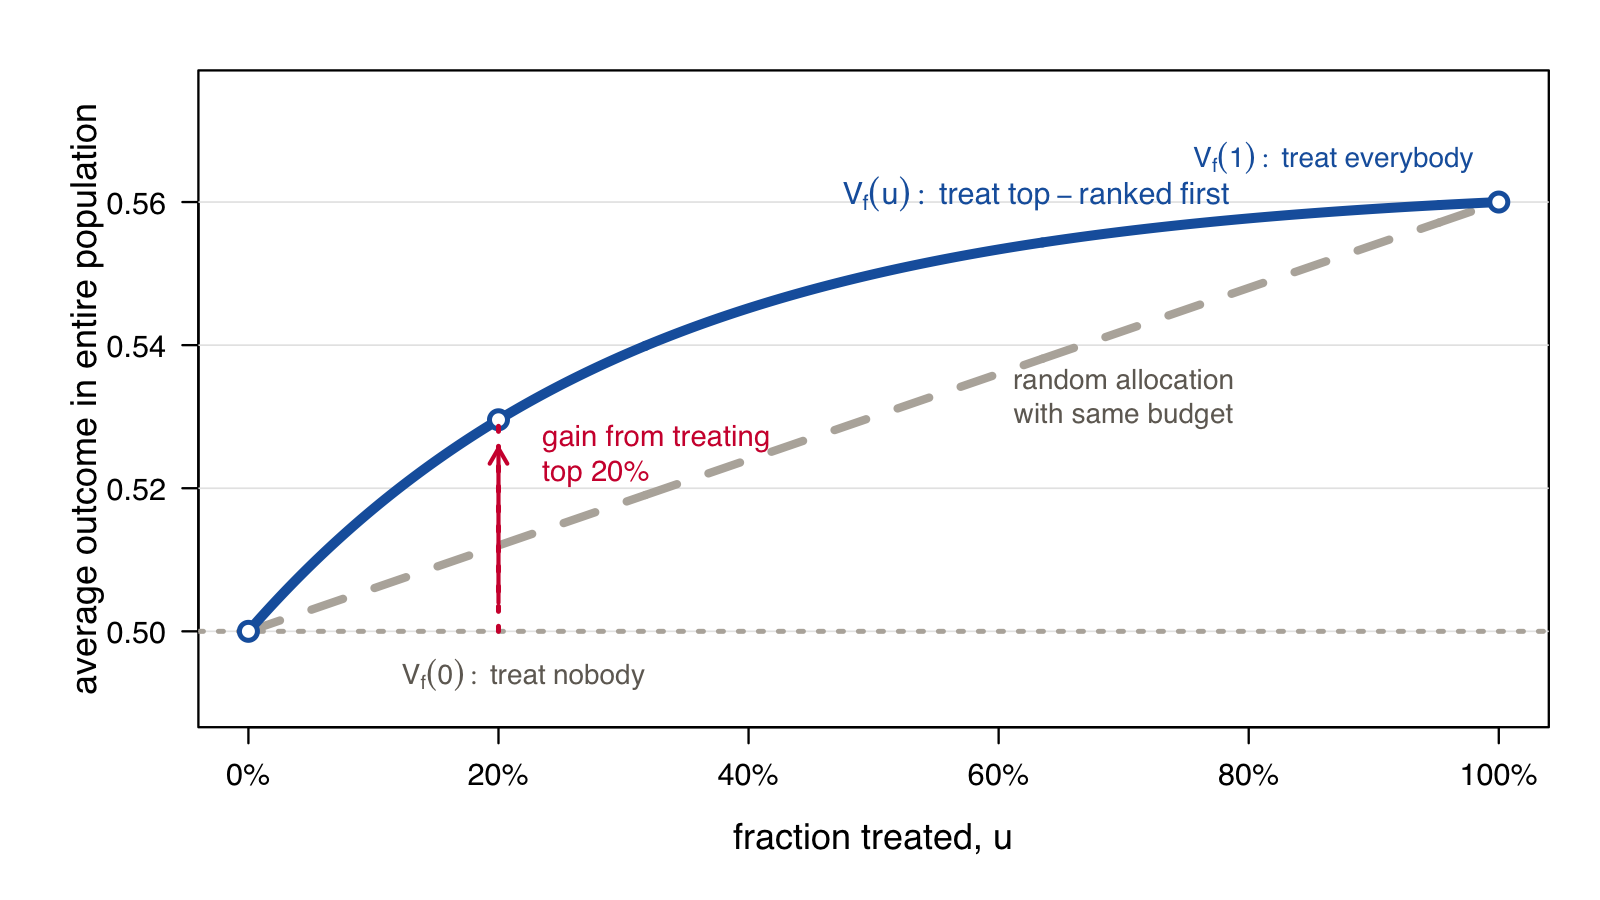

Generate this figure with R:
out <- "lectures/day41-prediction/figs/rate_policy_value_curve.png"

png(out, width = 1600, height = 900, res = 160)

par(
  mar = c(5.4, 6.2, 2.2, 1.6),
  bg = "white",
  family = "sans"
)

u <- seq(0, 1, length.out = 401)
base <- 0.50
ate <- 0.06

v_random <- base + ate * u
v_rank <- base + ate * (1 - exp(-3.2 * u)) / (1 - exp(-3.2))

plot(
  u,
  v_rank,
  type = "n",
  xlim = c(0, 1),
  ylim = c(0.49, 0.575),
  xlab = "fraction treated, u",
  ylab = "average outcome in entire population",
  axes = FALSE,
  cex.lab = 1.35
)

axis(
  1,
  at = seq(0, 1, 0.2),
  labels = paste0(seq(0, 100, 20), "%"),
  lwd = 1.4,
  cex.axis = 1.15
)
axis(
  2,
  at = seq(0.50, 0.57, 0.02),
  las = 1,
  lwd = 1.4,
  cex.axis = 1.15
)
box(lwd = 1.4)
grid(nx = NA, ny = NULL, col = "#E6E6E6", lty = 1)

abline(h = base, col = "#B7B1A9", lwd = 3, lty = 3)
lines(u, v_random, col = "#B7B1A9", lwd = 5, lty = 2)
lines(u, v_rank, col = "#1961AB", lwd = 6)

points(
  c(0, 0.2, 1),
  approx(u, v_rank, c(0, 0.2, 1))$y,
  pch = 21,
  bg = "white",
  col = "#1961AB",
  lwd = 3,
  cex = 1.5
)

segments(
  0.2,
  base,
  0.2,
  approx(u, v_rank, 0.2)$y,
  col = "#D0103A",
  lwd = 3,
  lty = 3
)
arrows(
  0.2,
  base + 0.004,
  0.2,
  approx(u, v_rank, 0.2)$y - 0.004,
  col = "#D0103A",
  lwd = 2.5,
  length = 0.11
)

text(
  0.235,
  0.525,
  "gain from treating\ntop 20%",
  col = "#D0103A",
  adj = c(0, 0.5),
  cex = 1.1
)
text(
  0.63,
  approx(u, v_rank, 0.63)$y + 0.007,
  expression(V[f](u):~treat~top-ranked~first),
  col = "#1961AB",
  cex = 1.15
)
text(
  0.70,
  approx(u, v_random, 0.70)$y - 0.009,
  "random allocation\nwith same budget",
  col = "#6F6A63",
  cex = 1.05
)
text(
  0.22,
  base - 0.006,
  expression(V[f](0):~treat~nobody),
  col = "#6F6A63",
  cex = 1.05
)
text(
  0.98,
  base + ate + 0.004,
  expression(V[f](1):~treat~everybody),
  col = "#1961AB",
  adj = c(1, 0),
  cex = 1.05
)

dev.off()
